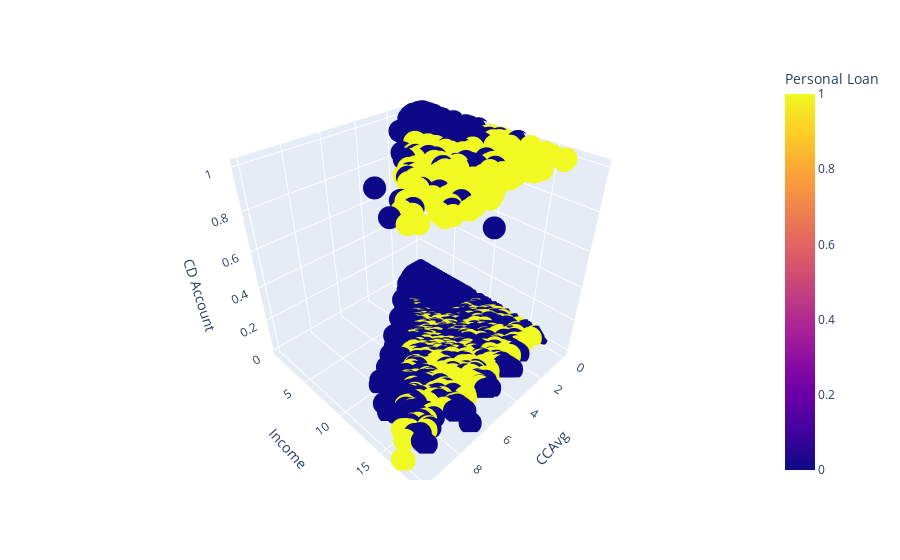
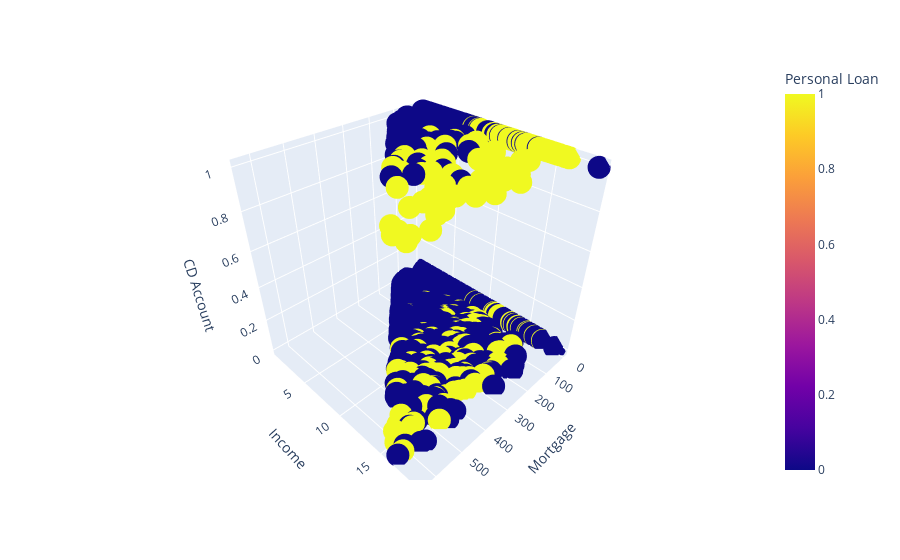

These figures' notebook cell, in order:
### Markdown cell above
## Dependency between continuous features and the target
### Income-Personal_Loan, CCAvg-Personal_Loan, Mortgage-Personal_Loan
    - By increasing each of Income, CCAvg and Mortgage the chance of being granted loans can increase.
## Dependency between continuous features
### Mortgage-Income, CCAvg-Income
    -By increasing Income, Mortgage and CCAvg can increase.

### Code cell
fig = px.scatter_3d(df, x='CCAvg', y='Income', z='CD Account',
              color='Personal Loan')
fig.show()
####################################################################
fig = px.scatter_3d(df, x='Mortgage', y='Income', z='CD Account',
              color='Personal Loan')
fig.show()

### Figure 1 — Plotly figure (JSON) as saved in the notebook; plotly's stock layout.template omitted (floating-point values rounded to 4 significant figures; data arrays with more than 128 entries replaced by an {"elided": "..."} marker saying what was removed)
{"data": [{"hovertemplate": "CCAvg=%{x}<br>Income=%{y}<br>CD Account=%{z}<br>Personal Loan=%{marker.color}<extra></extra>", "legendgroup": "", "marker": {"color": {"elided": "5000 int values"}, "coloraxis": "coloraxis", "symbol": "circle"}, "mode": "markers", "name": "", "scene": "scene", "showlegend": false, "type": "scatter3d", "x": {"elided": "5000 float values"}, "y": {"elided": "5000 float values"}, "z": {"elided": "5000 int values"}}], "layout": {"coloraxis": {"colorbar": {"title": {"text": "Personal Loan"}}, "colorscale": [[0, "#0d0887"], [0.1111, "#46039f"], [0.2222, "#7201a8"], [0.3333, "#9c179e"], [0.4444, "#bd3786"], [0.5556, "#d8576b"], [0.6667, "#ed7953"], [0.7778, "#fb9f3a"], [0.8889, "#fdca26"], [1, "#f0f921"]]}, "legend": {"tracegroupgap": 0}, "margin": {"t": 60}, "scene": {"domain": {"x": [0, 1], "y": [0, 1]}, "xaxis": {"title": {"text": "CCAvg"}}, "yaxis": {"title": {"text": "Income"}}, "zaxis": {"title": {"text": "CD Account"}}}}}

### Figure 2 — Plotly figure (JSON) as saved in the notebook; plotly's stock layout.template omitted (floating-point values rounded to 4 significant figures; data arrays with more than 128 entries replaced by an {"elided": "..."} marker saying what was removed)
{"data": [{"hovertemplate": "Mortgage=%{x}<br>Income=%{y}<br>CD Account=%{z}<br>Personal Loan=%{marker.color}<extra></extra>", "legendgroup": "", "marker": {"color": {"elided": "5000 int values"}, "coloraxis": "coloraxis", "symbol": "circle"}, "mode": "markers", "name": "", "scene": "scene", "showlegend": false, "type": "scatter3d", "x": {"elided": "5000 int values"}, "y": {"elided": "5000 float values"}, "z": {"elided": "5000 int values"}}], "layout": {"coloraxis": {"colorbar": {"title": {"text": "Personal Loan"}}, "colorscale": [[0, "#0d0887"], [0.1111, "#46039f"], [0.2222, "#7201a8"], [0.3333, "#9c179e"], [0.4444, "#bd3786"], [0.5556, "#d8576b"], [0.6667, "#ed7953"], [0.7778, "#fb9f3a"], [0.8889, "#fdca26"], [1, "#f0f921"]]}, "legend": {"tracegroupgap": 0}, "margin": {"t": 60}, "scene": {"domain": {"x": [0, 1], "y": [0, 1]}, "xaxis": {"title": {"text": "Mortgage"}}, "yaxis": {"title": {"text": "Income"}}, "zaxis": {"title": {"text": "CD Account"}}}}}
